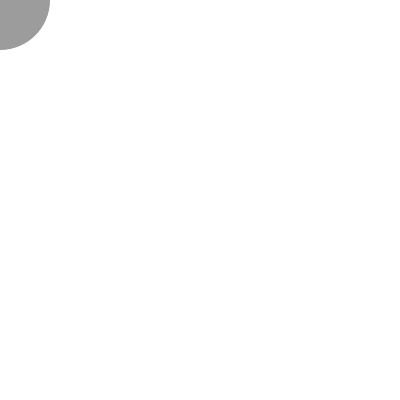
Frame 1 (no input)
Frame 60 (the mouse pressed at the canvas centre just before this capture): identical to frame 1, image omitted
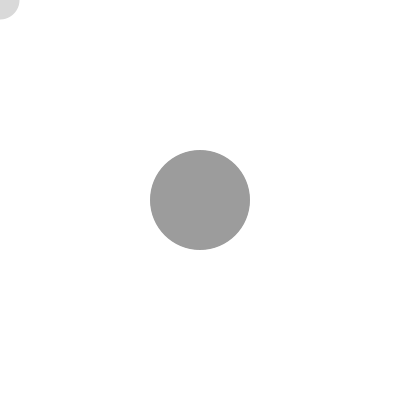
Frame 120 (the mouse held since frame 60 and released just before this capture)

The Processing sketch that drew these frames (run headless with seeded random() and noise(); from frame 60 on, the mouse is pressed at the canvas centre):

// Processing sketch: inClassMouseTrails
// ── inClassMouseTrails.pde
int[] xPos = new int[100];
int[] yPos = new int[100];

void setup() {
  size(400, 400); 
  for (int i = 0; i<xPos.length; i++) {
    xPos[i]=0; 
    yPos[i]=0;
  }
}

void draw() {
  background(255); 
  xPos[xPos.length-1] = mouseX;
  yPos[yPos.length-1] = mouseY;

  for (int i=0; i<xPos.length-1; i++) {
    xPos[i] = xPos[i+1]; 
    yPos[i] = yPos[i+1];
  }

  for (int i = 0; i<xPos.length; i++) {
    noStroke();
    fill(255-i);
    ellipse(xPos[i], yPos[i], i+1, i+1);
  }
}
